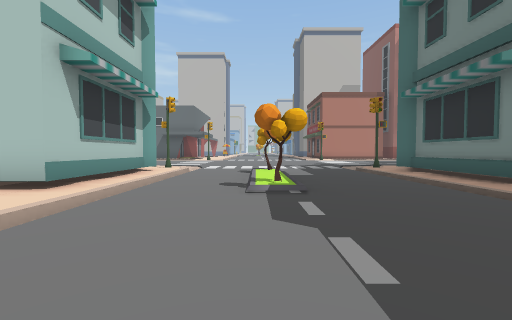
view 1 (above)

23 first-person views from a walk through a Unity game level. The camera is 1.2 m above the floor, tilts 2° down and sees 90° across. The floor is counted in squares, 2 m on a side. Each view is taken from the middle of a square. On the plan, view 1 faces up. The plan holds only what a view shows up to about 9 squares ahead; the rest is blank. The place goes on beyond the plan.

view 2
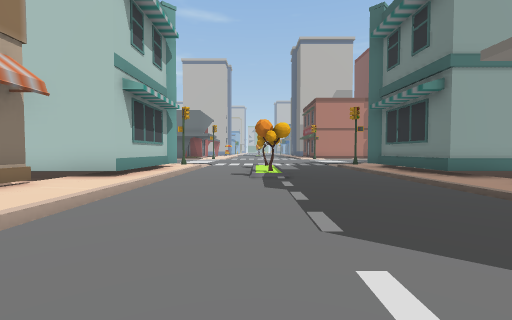

view 3
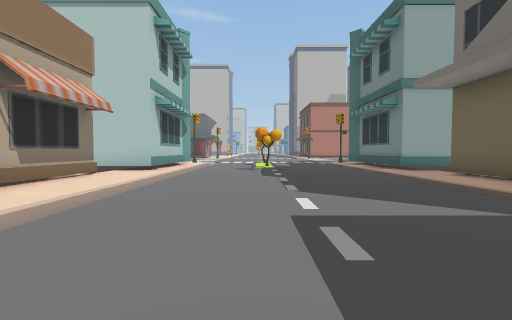

view 4
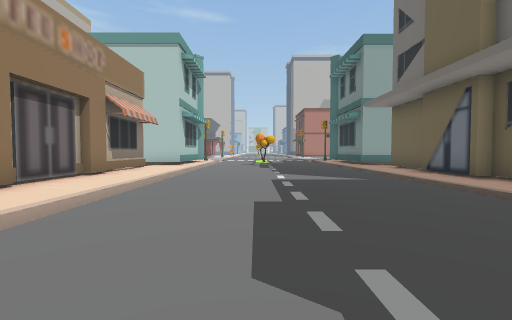

view 5
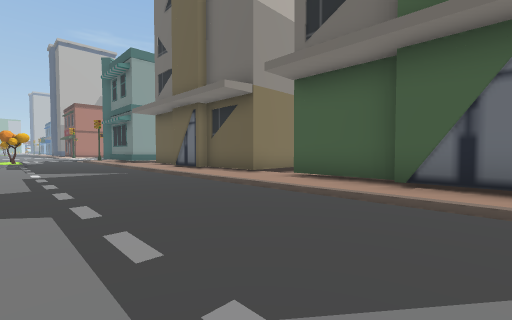

view 6
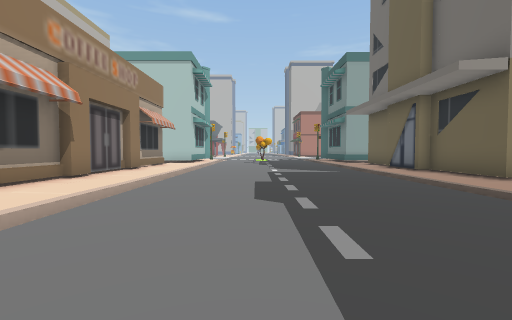

view 7
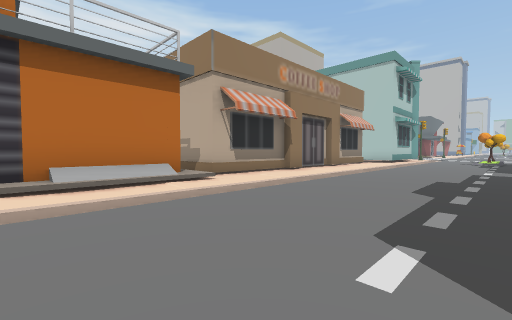

view 8
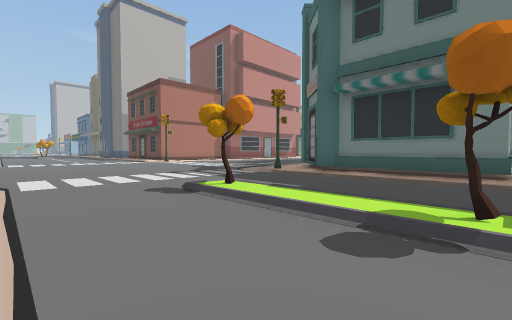

view 9
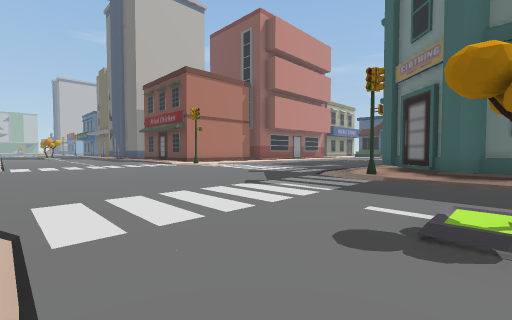

view 10
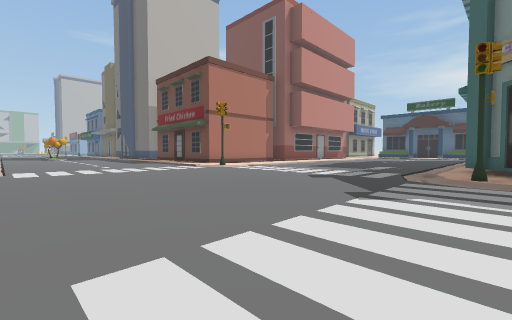

view 11
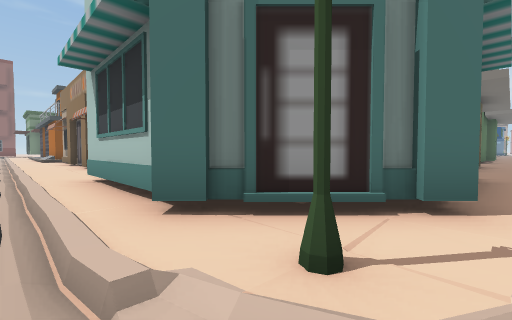

view 12
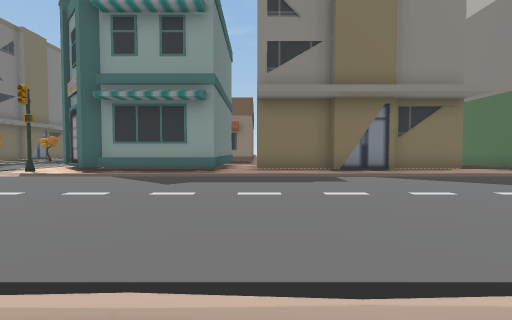

view 13
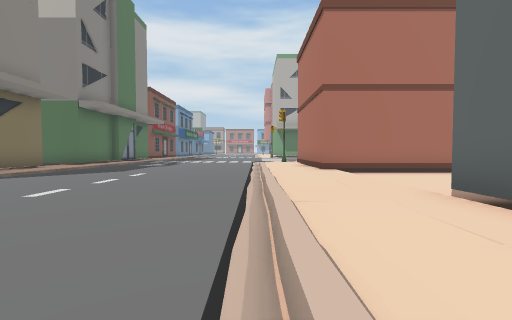

view 14
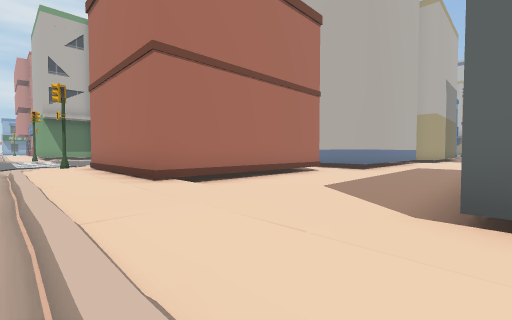

view 15
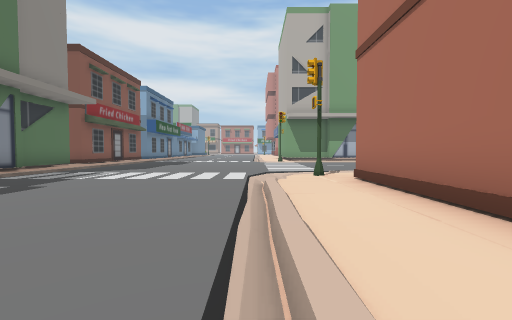

view 16
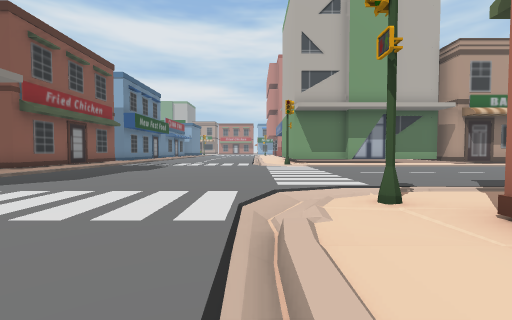

view 17
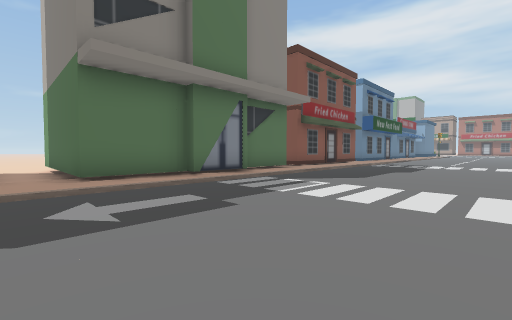

view 18
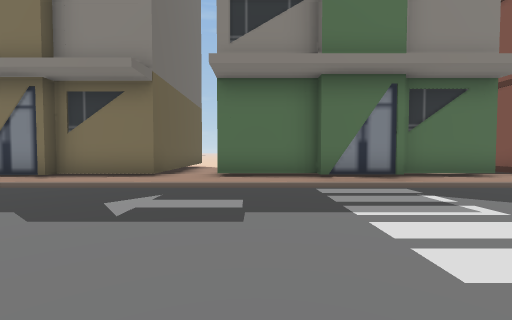

view 19
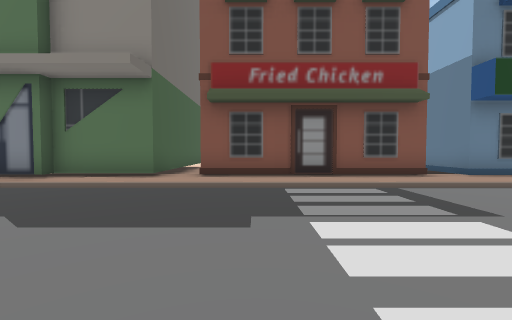

view 20
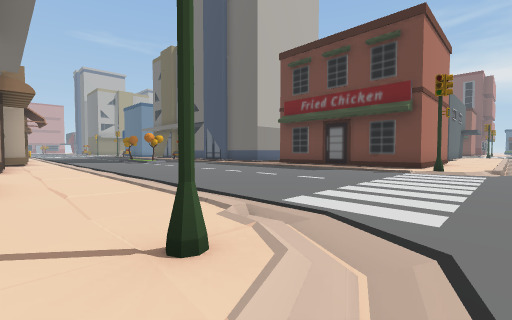

view 21
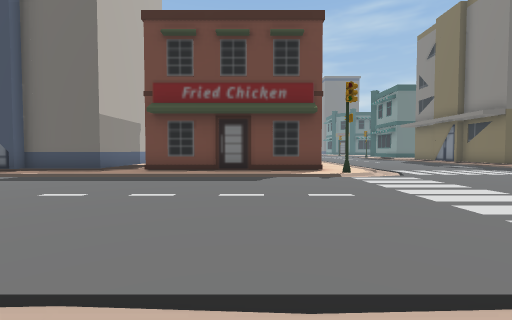

view 22
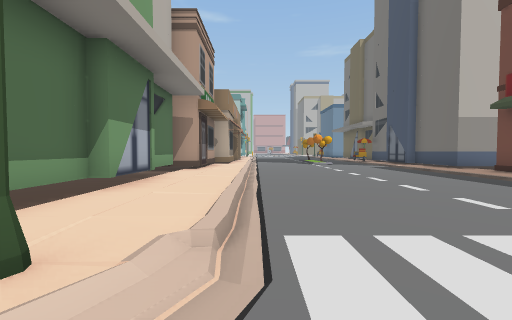

view 23
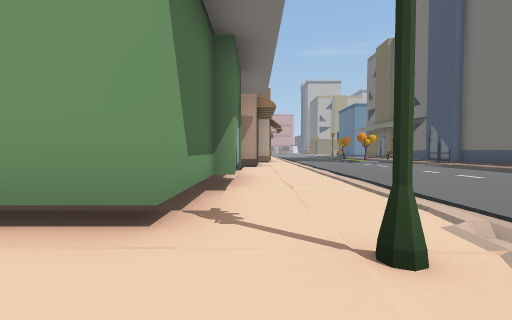

### Floor plan
Key: @ floor where view 1 was taken; # wall or solid block; x gap in a wall; . main floor; : floor 0.25 m higher than the main floor; - floor 0.25 m lower than the main floor; / step, stairs or slope; = window, fence, low wall or low ledge; ^ raised ledge; O other object.
Columns run from 31 left of view 1 to 7 right of it. Each row starts with its distance up from view 1.
 26    ..      O     ---
 25 ^^#........OO   O---
 24  O..........   -----
 23  O.........#   #----
 22  O.........#   =----
 21  O.........#   =----         ..
 20  O.........#   =----         ...
 19  O.........#   #----#        ....
 18 OO../......#####......       /....
 17  ..O/.....O............      /.....
 16   //......//////////////     ....../
 15   ......................     ........
 14   .......................    .........
 13   ........................   ..........
 12  ..........................  ..........
 11 ............................ ..........
 10 ..........................O/.......//OO
  9 .......OOOOOOO.OOOOOOOOOOOO/O/.....O.O
  8 x#####-O     O-O      O    OO/.....OO
  7       -O     O-O            O/.O....O
  6       -O     O-O            O/.:....O
  5              O-             O/.:....O
  4              O-          OOOO/.O....OOO
  3              --           -../......O
  2                           #.........O
  1                           =.........O
  0                           #....@....O
 -1                           #.........O
 -2                           =.........O
 -3                           #.........O
 -4                           =.........OOO
 -5                           #.........O
 -6                          ##.........O
 -7                            :........O
 -8                            #........O
 -9                            #........O
-10                            #.....

Where each view was taken, in squares from view 1:
view 1: 0 up, 0 right, facing up
view 2: 2 down, 0 right, facing up
view 3: 4 down, 0 right, facing up
view 4: 7 down, 0 right, facing up
view 5: 9 down, 0 right, facing up-right
view 6: 9 down, 0 right, facing up
view 7: 10 down, 1 right, facing up-left
view 8: 4 up, 2 left, facing up-right
view 9: 7 up, 2 left, facing up-right
view 10: 9 up, 2 left, facing up-right
view 11: 10 up, 2 left, facing down-left
view 12: 17 up, 10 left, facing down
view 13: 16 up, 8 left, facing left
view 14: 16 up, 11 left, facing up-left
view 15: 16 up, 15 left, facing left
view 16: 16 up, 18 left, facing left
view 17: 15 up, 17 left, facing down-left
view 18: 15 up, 19 left, facing down
view 19: 15 up, 27 left, facing down
view 20: 16 up, 29 left, facing up-right
view 21: 20 up, 28 left, facing right
view 22: 16 up, 27 left, facing up
view 23: 16 up, 29 left, facing up
